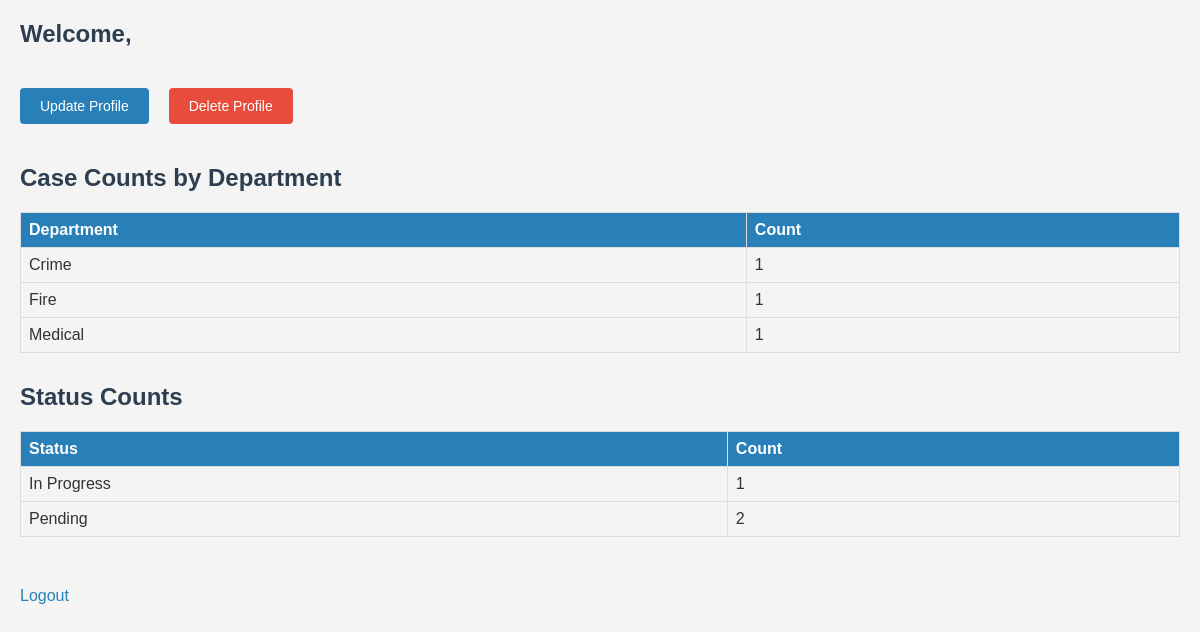
The app's page /admin/dashboard with its own data.
### tables this page shows
CREATE TABLE complaints (
            id INTEGER PRIMARY KEY,
            citizen_id INTEGER NOT NULL,
            description TEXT NOT NULL,
            status TEXT DEFAULT 'Pending',
            image TEXT,
            department TEXT NOT NULL,
            police_id INTEGER,  -- Add this line to store assigned police officer ID
            FOREIGN KEY (citizen_id) REFERENCES citizens(id),
            FOREIGN KEY (police_id) REFERENCES police(id)
        );

### app.py (the view)
@app.route('/admin/dashboard')
def admin_dashboard():
    admin_id = session.get('admin_id')
    admin_name = ''
    conn = get_db_connection()
    cursor = conn.cursor()
    cursor.execute('SELECT username FROM admin WHERE id = ?', (admin_id,))
    admin_data = cursor.fetchone()
    if admin_data:
        admin_name = admin_data[0]
    cursor.execute('''
        SELECT department, COUNT(*) as count
        FROM complaints
        GROUP BY department
    ''')
    case_counts = cursor.fetchall()
    cursor.execute('''
        SELECT status, COUNT(*) as count
        FROM complaints
        GROUP BY status
    ''')
    status_counts = cursor.fetchall()
    conn.close()
    return render_template('admin_dashboard.html',
                           case_counts=case_counts,
                           status_counts=status_counts,
                           admin_name=admin_name)

### app.py (called while the page is built)
def get_db_connection():
    conn = sqlite3.connect('database.db')
    conn.row_factory = sqlite3.Row
    return conn

### templates/admin_dashboard.html (shortened to what this page needs)
<!DOCTYPE html>
<html lang="en">
<head>
    <link rel="stylesheet" href="{{ url_for('static', filename='style.css') }}">
</head>
<body>
    <div class="profile-actions">
        <h2>Welcome, {{ admin_name }}</h2>
        <div style="display: flex; gap: 10px;">
            <a href="{{ url_for('admin_update_profile') }}" class="button">Update Profile</a>
            <a href="{{ url_for('admin_delete_profile') }}" class="button delete" onclick="return confirm('Are you sure you want to delete your profile? This action cannot be undone.');">Delete Profile</a>
        </div>
    </div>
    <h2>Case Counts by Department</h2>
    <table>
        <tr>
            <th>Department</th>
            <th>Count</th>
        </tr>
        {% for department, count in case_counts %}
        <tr>
            <td>{{ department }}</td>
            <td>{{ count }}</td>
        </tr>
        {% endfor %}
    </table>
    <h2>Status Counts</h2>
    <table>
        <tr>
            <th>Status</th>
            <th>Count</th>
        </tr>
        {% for status, count in status_counts %}
        <tr>
            <td>{{ status }}</td>
            <td>{{ count }}</td>
        </tr>
        {% endfor %}
    </table>
    <a href="{{ url_for('admin_logout') }}">Logout</a>
</body>
</html>

### static/style.css (style rules this page uses)
* { box-sizing: border-box; margin: 0; padding: 0; font-family: Arial, sans-serif; }
body { background-color: #f4f4f4; color: #333; }
h2 { margin-bottom: 20px; }

### templates/admin_dashboard.html (style rules this page uses)
body { font-family: Arial, sans-serif; margin: 0; padding: 20px; background-color: #f4f4f4; }
h2 { color: #2c3e50; margin-bottom: 20px; }
table { width: 100%; border-collapse: collapse; margin-bottom: 30px; }
th, td { border: 1px solid #ddd; padding: 8px; text-align: left; }
th { background-color: #2980b9; color: white; }
.profile-actions { margin-bottom: 40px; }
.profile-actions h2 { margin-bottom: 20px; }
.button { display: inline-block; padding: 10px 20px; background-color: #2980b9; color: white; text-decoration: none; border: none; margin-right: 10px; border-radius: 4px; cursor: pointer; font-size: 14px; transition: background-color 0.3s; }
.button.delete { background-color: #e74c3c; }
a { display: inline-block; margin-top: 20px; text-decoration: none; color: #2980b9; }

### records on screen
complaints: department "Crime", count "1", status "In Progress"
complaints: department "Fire", count "1"
complaints: department "Medical", citizen "1"

### other values on screen
{{ status }} "Pending"
{{ count }} "2"
